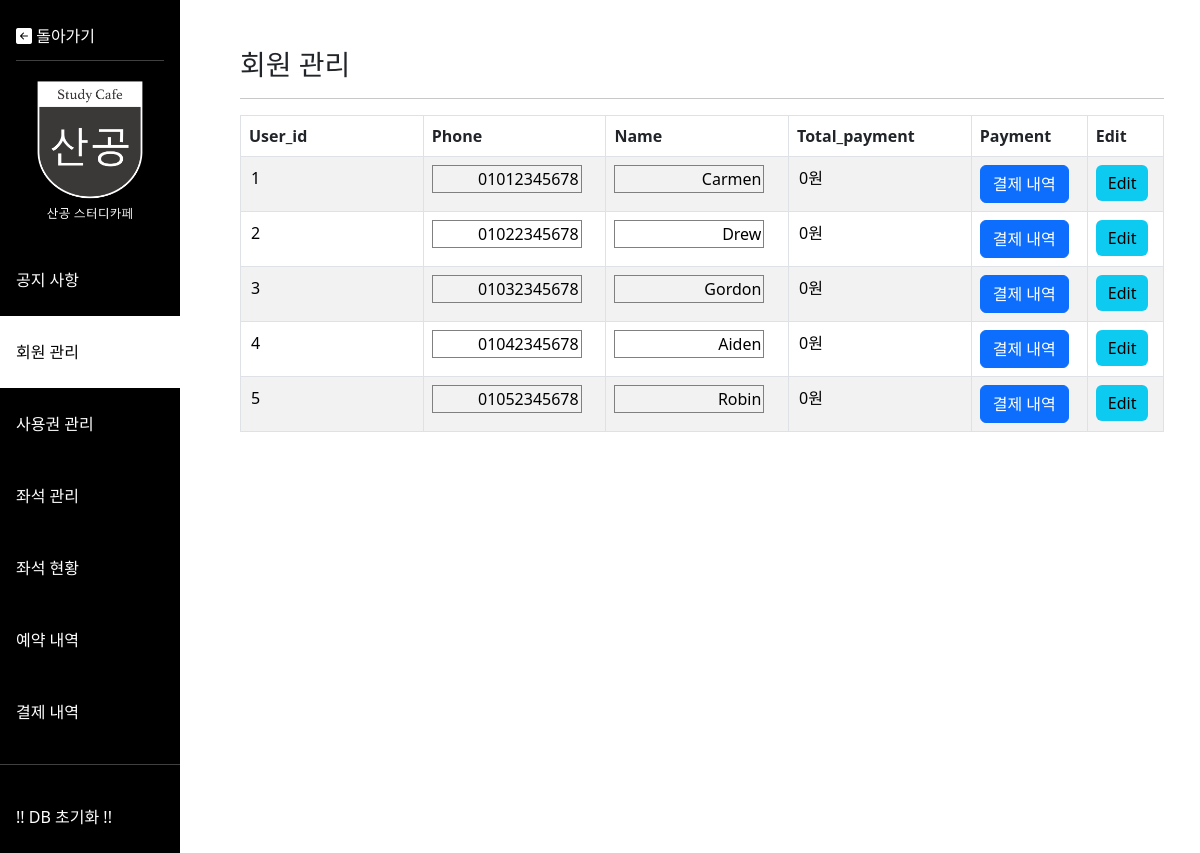
/admin/admin_user.php, run on the app's committed database.
### tables this page shows
create table P_USER(
User_id int auto_increment primary key,
Phone char(11) not null,
`Password` varchar(4) not null,
`Name` varchar(10) not null,
Total_payment int null default 0
);

### admin/admin_user.php (the view, shortened to what this page needs)
<!DOCTYPE html>
<html lang="ko">
<head>
  <link href="https://cdn.jsdelivr.net/npm/bootstrap@5.2.3/dist/css/bootstrap.min.css" rel="stylesheet">
  <link rel="stylesheet" href="https://cdn.jsdelivr.net/npm/bootstrap-icons@1.7.1/font/bootstrap-icons.css">
  <link rel="stylesheet" href="styles/style.css">
</head>
<body>
  <div class="row">
    <div class="col-2">
      <?php
      include "menu.php"
      ?>
    </div>
    <div class="col-10 p-5">
      <h3>회원 관리</h3>
      <hr />
      <table class="table table-bordered table-striped table-hover">
        <thead>
          <tr>
            <th scope="col">User_id</th>
            <th scope="col">Phone</th>
            <th scope="col">Name</th>
            <th scope="col">Total_payment</th>
            <th scope="col">Payment</th>
            <th scope="col">Edit</th>
          </tr>
        </thead>
        <tbody>
          <?php
          $mysqli = connect();
          $query = "SELECT * FROM P_USER";
          $res = mysqli_query($mysqli, $query);
          $rows = $res->fetch_all(MYSQLI_ASSOC);
          foreach($rows as $row){
            $user_id = $row['User_id'];
            $phone = $row['Phone'];
            $name = $row['Name'];
            $total_payment = $row['Total_payment'];
            $total_payment_fit = number_format($total_payment).'원';
            echo"
            <form id='userForm' method='post' action='./edit/admin_user_edit.php'>
              <tr>
                <td><input name='user_id' value='$user_id' readonly></td>
                <td><input name='phone' maxlength=11 value='$phone'></td>
                <td><input name='name' value='$name'></td>
            </form>
                <td><input value='$total_payment_fit' readonly></td>
                <td>
                  <a href='./admin_payment.php?user_id=$user_id'>
                    <button class='btn btn-primary'>결제 내역</button>
                  </a>
                </td>
                <td><input type='submit' form='userForm' value='Edit' class='btn btn-info' data-bs-toggle='modal' data-bs-target='#editModal'
                    data-bs-whatever='@m1'></td>
              </tr>
            ";
          }
          ?>
        </tbody>
      </table>
    </div>
  </div>
</body>
</html>

### admin/styles/style.css (style rules this page uses)
input { border: 1px solid gray; box-shadow: none; background-color: rgb(255,255,255,0); text-align: right; max-width: 150px; }
input:read-only { border: none; outline: none; text-align: left; }

### admin/styles/menu.css (style rules this page uses)
body { height: 100%; }

### data on the page
p_user: user_id "1", phone "01012345678", name "Carmen", Total_payment "0원"
p_user: user_id "2", phone "01022345678", name "Drew", Total_payment "0원"
p_user: user_id "3", phone "01032345678", name "Gordon", Total_payment "0원"
p_user: user_id "4", phone "01042345678", name "Aiden", Total_payment "0원"
p_user: user_id "5", phone "01052345678", name "Robin", Total_payment "0원"
